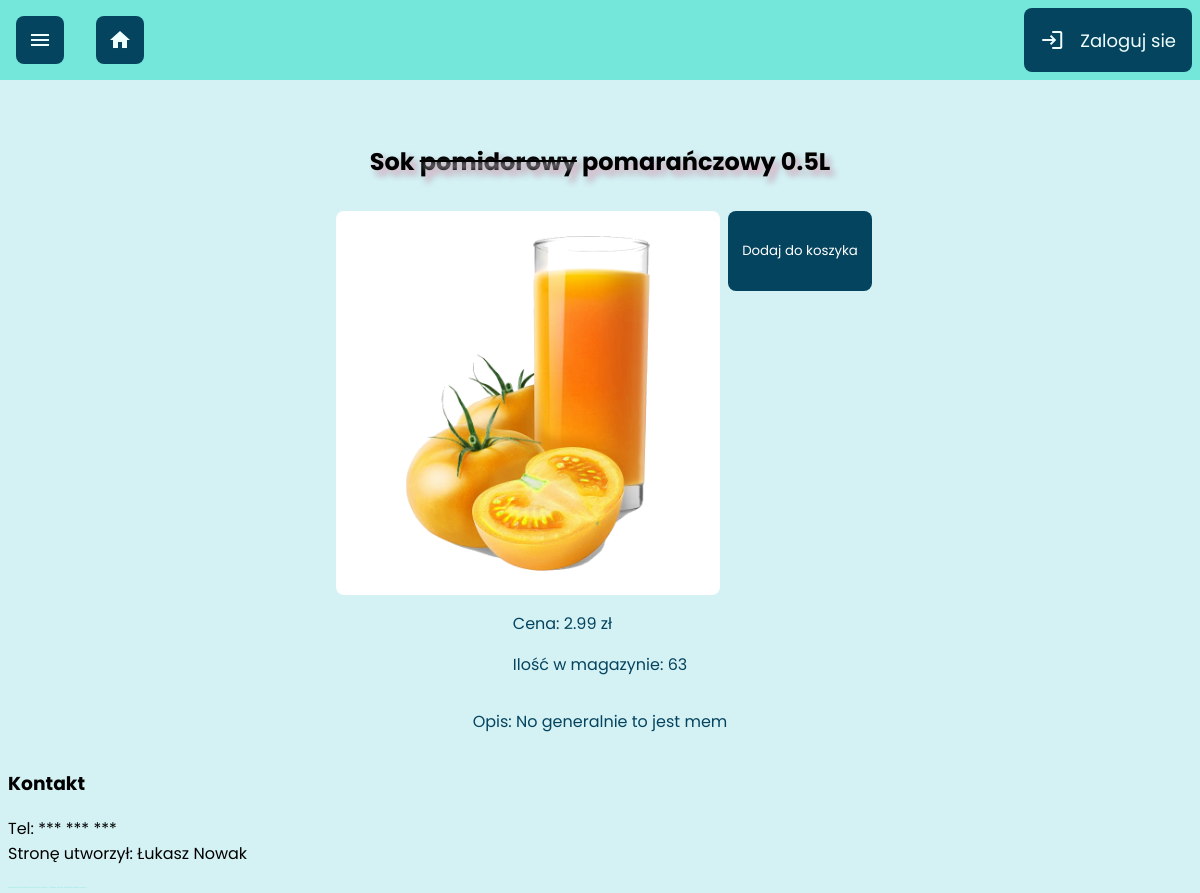
Screenshot of /product.php?id=1 with the database file from the repository.
### tables this page shows
CREATE TABLE `products` (
  `product_id` int(11) NOT NULL,
  `name` text NOT NULL,
  `price` decimal(10,2) NOT NULL,
  `quantity` int(11) NOT NULL,
  `category_id` int(11) NOT NULL,
  `picture_path` varchar(200) NOT NULL,
  `description` text NOT NULL
);

### product.php (the view, shortened to what this page needs)
<?php
include_once "components/head.php";
include_once "components/header.php";
include_once "components/nav.php";
?>
<main>
  <?php
  $product_id = $_GET['id'];
  $q1 = "SELECT * FROM `products` WHERE product_id = $product_id";
  $q2 = "SELECT `name` FROM `products` WHERE product_id = $product_id";
  $conn = connect();
  $res_s = $conn->query($q2);
  $prod_name = $res_s->fetch_object();
  echo "<h2 class='product_name'>$prod_name->name</h2>";
  $res = $conn->query($q1);
  ?>
  <div class="show-product">
    <?php
    while ($row = $res->fetch_object()) {
      if ($row->name == 'Kubek Satisfactory' || $row->name == 'Plakat "Satisfactory Update 5"') {
        echo "<div class='product-img-container'>";
        echo "<img src='$row->picture_path' alt='obrazek produktu'>";
        echo "<form action='./cart_form.php' method='POST'>";
        echo "<input type='hidden' name='product' value='$row->product_id'>";
        echo "<input type='submit' value='Dodaj do koszyka' id='addToCart'>";
        if ($_SESSION['admin']) {
          echo "<a href='edit_product.php?id=$row->product_id' class='golden_buzzer'>Edytuj</a>";
          echo "<a href='del_product.php?id=$row->product_id' class='golden_buzzer'>Usuń</a>";
        }
        echo "</form>";
        echo "</div>";
        echo "<p>Cena: " . substr($row->price, 0, 1) . " Kupon FICSIT</p>";
        echo "<p>Ilość w magazynie: " . $row->quantity . "</p>";
        echo "<p>Opis: " . $row->description . "</p>";
      } else {
        echo "<div class='product-img-container'>";
        echo "<img src='$row->picture_path' alt='obrazek produktu'>";
        echo "<form action='./cart_form.php' method='POST'>";
        echo "<input type='submit' value='Dodaj do koszyka' id='addToCart'>";
        echo "</form>";
        echo "</div>";
        echo "<div><p>Cena: " . $row->price . " zł</p>";
        echo "<p>Ilość w magazynie: " . $row->quantity . "</p></div>";
        echo "<p>Opis: " . $row->description . "</p>";
      }
    }
    ?>
  </div>
</main>
<?php
include_once "components/footer.php";
include_once "components/foot.php";
?>

### styles/style.css (style rules this page uses)
* { box-sizing: border-box; font-family: 'Poppins', sans-serif; text-decoration: none; }
body { background-color: #D4F1F4; margin-top: 7rem; }
main { width: 950px; margin: auto; }
.product_name { text-align: center; margin: 0rem; padding-top: 2rem; padding-bottom: 2rem; text-shadow: 0.3rem 0.3rem 0.4rem #F4BFDB, 0.3rem 0.3rem 0.4rem #87BAAB; }
.product-img-container { display: flex; }
.show-product { display: flex; align-items: center; flex-direction: column; color: #05445E; }
#addToCart { white-space: normal; word-wrap: break-word; height: 5rem; border-radius: 0.5rem; border: 0; background-color: #05445E; color: white; width: 100%; margin: 0 0.5rem; }
img { width: 24rem; background-color: white; border-radius: 0.5rem; }

### rows the page displays
products: name "Sok pomidorowy pomarańczowy 0.5L", picture_path (picture), price "2.99", quantity "63", description "No generalnie to jest mem"
